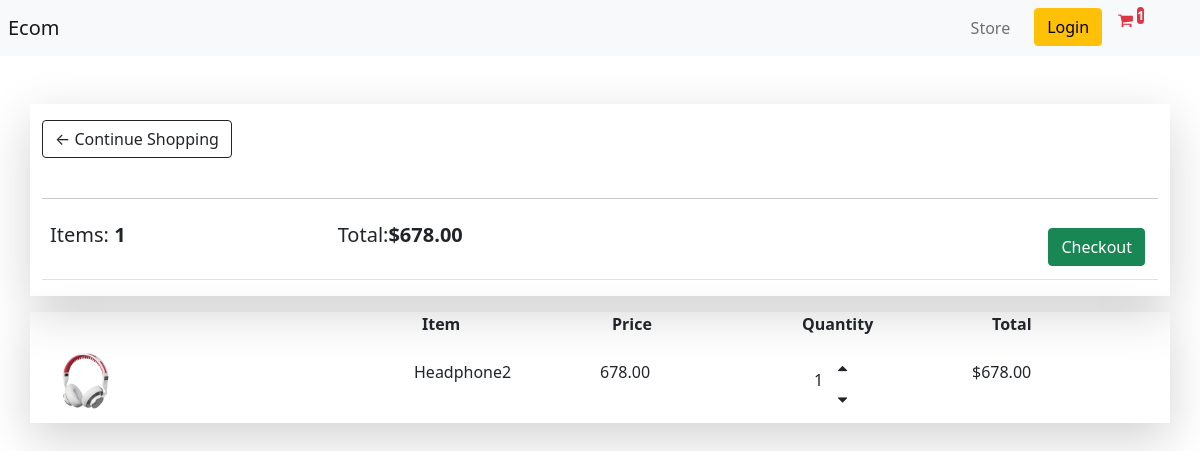
The page /cart/ (signed in) on the database as committed earlier.
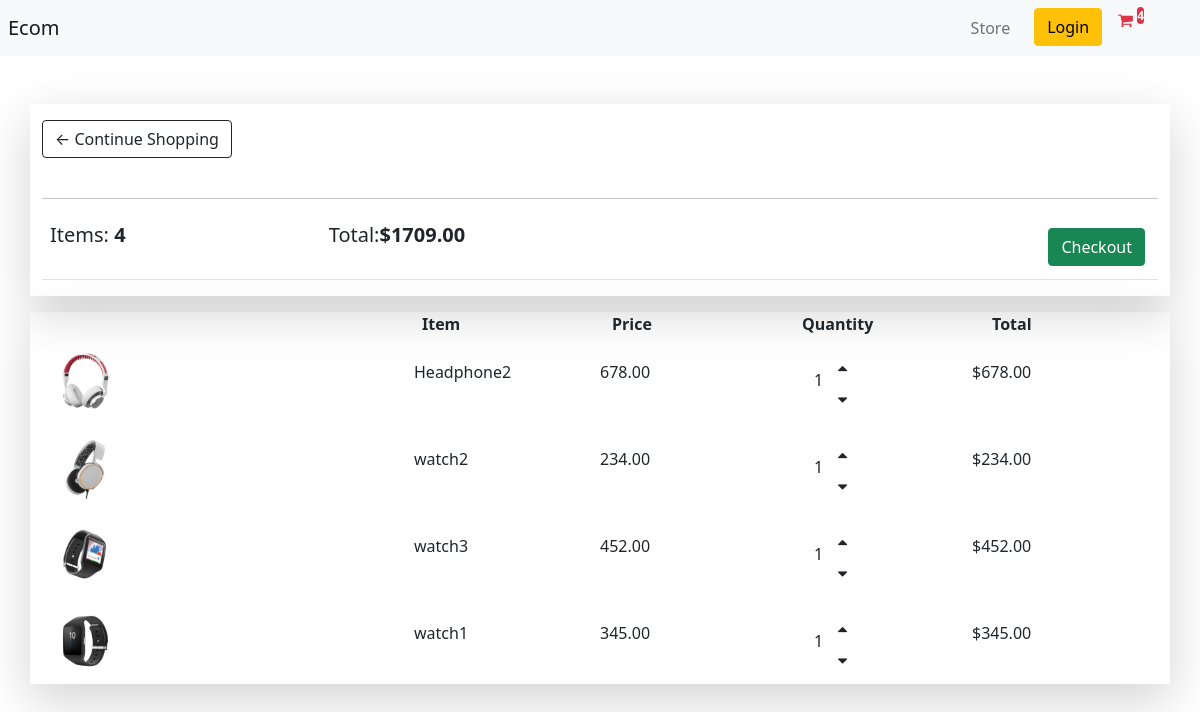
The same page on the database as committed later.
### store/models.py (models this page shows, shortened)
class Order (models.Model):
    customer = models.ForeignKey(Customer, on_delete= models.SET_NULL, null=True, blank=True)
    complete = models.BooleanField(default=False)
    date_ordered = models.DateTimeField(auto_now_add=True)
    transaction_id = models.CharField(max_length=100, null=True)
    @property
    def get_cart_total(self):
        orderitems = self.orderitem_set.all()
        total = sum ([item.get_total for item in orderitems])
        return total
    @property
    def get_cart_items(self):
        orderitems = self.orderitem_set.all()
        total = sum ([item.quantity for item in orderitems])
        return total

class OrderItem(models.Model):
    product = models.ForeignKey(Product, on_delete=models.SET_NULL, null=True)
    order = models.ForeignKey(Order, on_delete = models.SET_NULL, null=True)
    quantity= models.IntegerField(default=0, null=True, blank=True)
    date_added = models.DateTimeField(auto_now_add=True)
    @property
    def get_total(self):
        total = self.product.price * self.quantity
        return total

class Product (models.Model):
    name = models.CharField(max_length=200)
    price = models.DecimalField(max_digits=7, decimal_places=2)
    digital = models.BooleanField(default=False, null=True, blank=True)
    image = models.ImageField(null=True, blank= True)
    @property
    def imageURL(self):
        try:
             url = self.image.url
        except:
            url = ''
        return url

### store/views.py (the view)
# urls.py: path('cart/', views.cart, name="cart"),
def cart(request):
	if request.user.is_authenticated:
		customer = Customer.objects.filter(id = request.user.id).first()
		order, created = Order.objects.get_or_create(customer=customer, complete= False)
		items = order.orderitem_set.all()
		cartItems = order.get_cart_items
	else:
		items = []
		order = {'get_cart_total':0, 'get_cart_items':0, 'shipping':False}
		cartItems = order['get_cart_items']
	context = {'items': items, 'order':order, 'cartItems':cartItems}
	return render(request, 'store/cart.html', context)

### store/templates/store/cart.html
{% extends 'store/main.html' %}
{% load static %}
{% block content %}
<div class="row mt-5">
    <div class="col-lg-12 shadow-lg">
        <a class="btn btn-outline-dark mt-3" href="{% url 'store' %}">&#x2190; Continue Shopping</a>
        <br>
        <br>
        <hr>
        <table class="table">
            <tr>
                <th>
                    <h5>Items: <strong>{{order.get_cart_items}}</strong></h5>
                </th>
                <th>
                    <h5>Total:<strong>${{order.get_cart_total|floatformat:2}}</strong></h5>
                </th>
                <th>
                    <a style="float:right; margin:5px;" class="btn btn-success" href="{% url 'checkout' %}">Checkout</a>
                </th>
            </tr>
        </table>
    </div>
</div>
<div class="row shadow-lg mt-3">
    <div class="col-lg-4"></div>
    <div class="col-lg-2"><strong>Item</strong></div>
    <div class="col-lg-2"><strong>Price</strong></div>
    <div class="col-lg-2"><strong>Quantity</strong></div>
    <div class="col-lg-2"><strong>Total</strong></div>
    {% for item in items %}
    <div class="row d-flex">
        <div class="col-lg-4"><img src="{{item.product.imageURL}}" class="img-fluid w-25"></div>
        <div class="col-lg-2 mt-4">
            <p>{{item.product.name}}</p>
        </div>
        <div class="col-lg-2 mt-4">
            <p>{{item.product.price|floatformat:2}}</p>
        </div>
        <div class="col-lg-2 mt-4">
            <div class="row ms-3">
                <div class="col-lg-1 mt-2">
                    <p>{{item.quantity}}</p>
                </div>
                <div class="col-lg-1  m-0">
                    <p class="m-0 pt-0 update-cart" data-product="{{item.product.id}}" data-action="add"><i class="fa fa-sort-asc" aria-hidden="true" ></i></p>
                    <p class="m-0 pt-0 update-cart" data-product="{{item.product.id}}" data-action="remove"><i class="fa fa-sort-desc " aria-hidden="true"></i></p>
                </div>
            </div>
        </div>
        <div class="col-lg-2 mt-4">
            <p>${{item.get_total}}</p>
        </div>
    </div>
    {% endfor %}
</div>
{% endblock content %}

### store/templates/store/main.html (shortened to what this page needs)
<!DOCTYPE html>
{% load static %}
<html lang="en">
<head>
    <link href="https://cdn.jsdelivr.net/npm/bootstrap@5.0.2/dist/css/bootstrap.min.css" rel="stylesheet"
>
    <link rel="stylesheet" href="https://cdnjs.cloudflare.com/ajax/libs/font-awesome/4.7.0/css/font-awesome.min.css" />
</head>
<body>
    <nav class="navbar navbar-expand-lg navbar-light bg-light">
        <a class="navbar-brand ms-2" href="{% url 'store' %}">Ecom</a>
        <div class="collapse navbar-collapse" id="navbarNav">
            <ul class="navbar-nav ms-auto me-5">
                <li class="nav-item active">
                    <a class="nav-link mx-2" href="{% url 'store' %}">Store <span class="sr-only">(current)</span></a>
                </li>
                <li>
                    <a href="#" class="btn btn-warning mx-2">Login</a>
                </li>
                <li>
                    <a class="mx-2 text-decoration-none" href="{% url 'cart' %}">
                        <i class="fa fa-shopping-cart  text-danger" aria-hidden="true"></i>
                        <sup class="bg-danger rounded text-light fw-bold">{{cartItems}}</sup>
                    </a>
                </li>
            </ul>
        </div>
    </nav>
    <div class="container">
        {% block content %}
        {% endblock content %}
    </div>
</body>
</html>

Rows that differ between the two databases and show on the page:
computed for Order: get_cart_items "1" → "4"; get_cart_total "678.00" → "1709.00"
added OrderItem: product.imageURL (picture), product.name "watch2", product.price "234.00", quantity "1", get_total "234.00"
added OrderItem: product.imageURL (picture), product.name "watch3", product.price "452.00", quantity "1", get_total "452.00"
added OrderItem: product.imageURL (picture), product.name "watch1", product.price "345.00", quantity "1", get_total "345.00"
Other text that changed with them:
{{ cartItems }}: "1" → "4"
